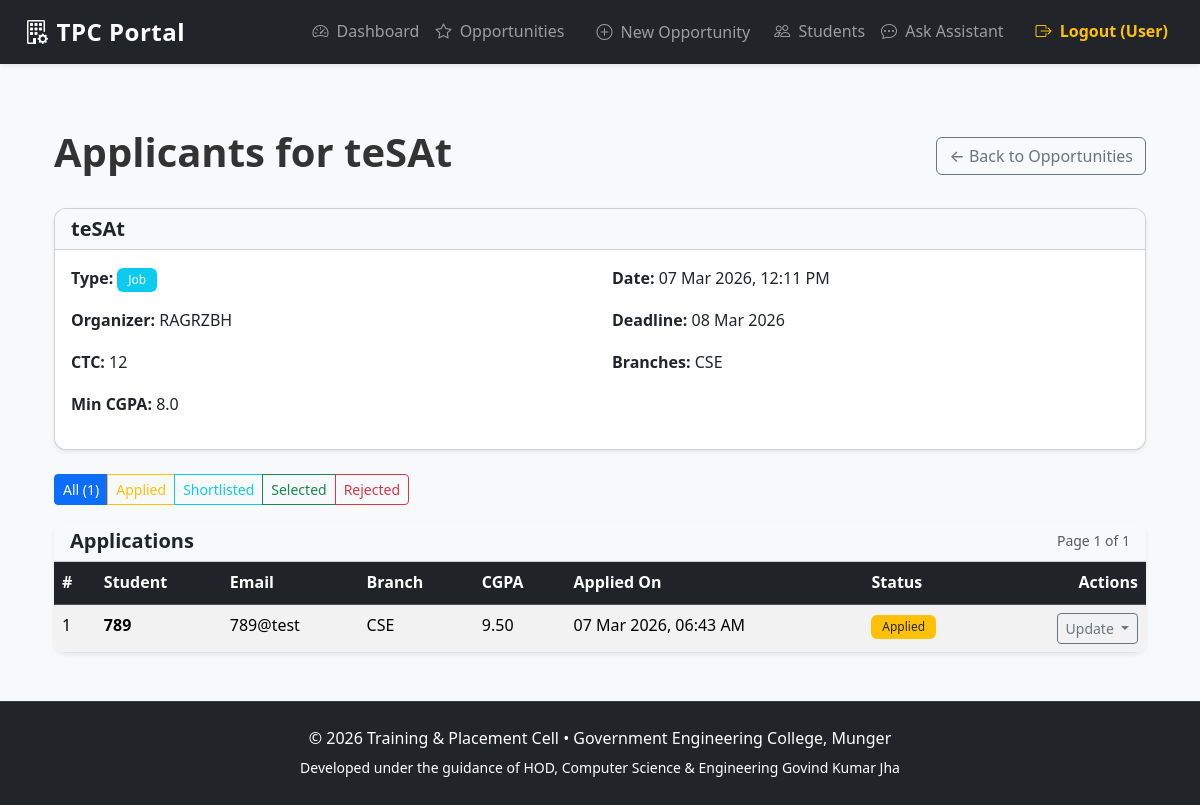
/admin/opportunity_applicants/1 (signed in), run on the app's committed database.
### app/models.py (models this page shows, shortened)
class Opportunity(db.Model):
    __tablename__ = 'opportunities'
    id = db.Column(db.Integer, primary_key=True)
    title = db.Column(db.String(200), nullable=False)
    type = db.Column(db.String(50), nullable=False)  # e.g. Job, Internship, Session, Hackathon, Bootcamp, Seminar
    organizer = db.Column(db.String(150))
    company_name = db.Column(db.String(150))
    description = db.Column(db.Text)
    requirements = db.Column(db.Text)  # JSON string or newline-separated list
    date = db.Column(db.DateTime)
    mode = db.Column(db.String(50))
    ctc = db.Column(db.String(50))  # e.g. "12 LPA", "500/month"
    min_cgpa = db.Column(db.Float)  # Minimum CGPA required
    allowed_branches = db.Column(db.Text)  # comma-separated
    deadline = db.Column(db.DateTime)  # Application deadline
    created_at = db.Column(db.DateTime, default=datetime.utcnow)

class Application(db.Model):
    __tablename__ = 'applications'
    id = db.Column(db.Integer, primary_key=True)
    student_id = db.Column(db.Integer, db.ForeignKey('users.id'), nullable=False)
    job_id = db.Column(db.Integer, db.ForeignKey('jobs.id'), nullable=True)
    opportunity_id = db.Column(db.Integer, db.ForeignKey('opportunities.id'), nullable=True)
    status = db.Column(db.String(30), default='Applied', nullable=False)  # Applied, Shortlisted, Selected, Rejected
    applied_at = db.Column(db.DateTime, default=datetime.utcnow)
    updated_at = db.Column(db.DateTime, default=datetime.utcnow, onupdate=datetime.utcnow)
    student = db.relationship('User', back_populates='applications')
    job = db.relationship('Job', back_populates='applications')
    opportunity = db.relationship('Opportunity', foreign_keys=[opportunity_id])
    __table_args__ = (
        db.UniqueConstraint('student_id', 'job_id', name='unique_student_job_application'),
        db.UniqueConstraint('student_id', 'opportunity_id', name='unique_student_opportunity_application'),
    )

class User(db.Model):
    __tablename__ = 'users'
    id = db.Column(db.Integer, primary_key=True)
    username = db.Column(db.String(50), unique=True, nullable=False, index=True)
    email = db.Column(db.String(120), unique=True, nullable=False, index=True)
    password = db.Column(db.String(255), nullable=False)  # hashed
    role = db.Column(db.String(20), nullable=False)       # 'Admin' or 'Student'
    created_at = db.Column(db.DateTime, default=datetime.utcnow)
    student_profile = db.relationship('StudentProfile', back_populates='user', uselist=False, cascade='all, delete-orphan')
    applications = db.relationship('Application', back_populates='student', lazy='dynamic')

class StudentProfile(db.Model):
    __tablename__ = 'student_profiles'
    id = db.Column(db.Integer, primary_key=True)
    user_id = db.Column(db.Integer, db.ForeignKey('users.id'), unique=True, nullable=False)
    tenth_percentage = db.Column(db.Float, nullable=False)
    twelfth_percentage = db.Column(db.Float, nullable=False)
    cgpa = db.Column(db.Float, nullable=False)
    branch = db.Column(db.String(50), nullable=False)          # e.g. CSE, ECE, MECH
    skills = db.Column(db.Text)                                # comma separated or JSON
    has_backlog = db.Column(db.Boolean, default=False, nullable=False)
    resume_link = db.Column(db.String(255))                    # URL or path to uploaded file
    updated_at = db.Column(db.DateTime, default=datetime.utcnow, onupdate=datetime.utcnow)
    user = db.relationship('User', back_populates='student_profile')

### app/admin/routes.py (the view)
@bp.route('/opportunity_applicants/<int:opp_id>')
@admin_required
def opportunity_applicants(opp_id):
    opp = Opportunity.query.get_or_404(opp_id)
    page = request.args.get('page', 1, type=int)
    status_filter = request.args.get('status', '').strip()
    query = Application.query.filter_by(opportunity_id=opp_id).join(User)
    if status_filter:
        query = query.filter(Application.status == status_filter)
    applications = query.order_by(Application.applied_at.desc()).paginate(page=page, per_page=15, error_out=False)
    return render_template('admin/opportunity_applicants.html', opportunity=opp, applications=applications, status_filter=status_filter)

### app/admin/routes.py (called while the page is built)
def admin_required(f):
    @wraps(f)
    def decorated_function(*args, **kwargs):
        if 'user_id' not in session or session.get('role') != 'Admin':
            flash('You must be an admin to access this page.', 'danger')
            return redirect(url_for('auth.login'))
        return f(*args, **kwargs)
    return decorated_function

### templates/admin/opportunity_applicants.html (shortened to what this page needs)
{% extends "base.html" %}
{% block content %}
<div class="container-fluid py-4">
    <div class="d-flex justify-content-between align-items-center mb-4">
        <h1>Applicants for {{ opportunity.title }}</h1>
        <a href="{{ url_for('admin.opportunities') }}" class="btn btn-outline-secondary">
            ← Back to Opportunities
        </a>
    </div>
    <div class="card shadow-sm mb-4">
        <div class="card-header bg-light">
            <h5 class="mb-0">{{ opportunity.title }}</h5>
        </div>
        <div class="card-body">
            <div class="row">
                <div class="col-md-6">
                    <p><strong>Type:</strong> <span class="badge bg-info">{{ opportunity.type }}</span></p>
                    <p><strong>Organizer:</strong> {{ opportunity.organizer or opportunity.company_name or 'Admin' }}</p>
                    {% if opportunity.type in ['Job', 'Internship'] %}
                        <p><strong>CTC:</strong> {{ opportunity.ctc or '—' }}</p>
                        <p><strong>Min CGPA:</strong> {{ opportunity.min_cgpa or '—' }}</p>
                    {% endif %}
                </div>
                <div class="col-md-6">
                    <p><strong>Date:</strong> {{ opportunity.date.strftime('%d %b %Y, %I:%M %p') if opportunity.date else 'TBA' }}</p>
                    {% if opportunity.type in ['Job', 'Internship'] %}
                        <p><strong>Deadline:</strong> {{ opportunity.deadline.strftime('%d %b %Y') if opportunity.deadline else 'TBA' }}</p>
                        <p><strong>Branches:</strong> {{ opportunity.allowed_branches or 'All Branches' }}</p>
                    {% endif %}
                </div>
            </div>
        </div>
    </div>
    <div class="mb-3">
        <div class="btn-group" role="group">
            <a href="{{ url_for('admin.opportunity_applicants', opp_id=opportunity.id) }}"
               class="btn btn-sm {% if not status_filter %}btn-primary{% else %}btn-outline-primary{% endif %}">
                All ({{ applications.total }})
            </a>
            <a href="{{ url_for('admin.opportunity_applicants', opp_id=opportunity.id, status='Applied') }}"
               class="btn btn-sm {% if status_filter == 'Applied' %}btn-warning{% else %}btn-outline-warning{% endif %}">
                Applied
            </a>
            <a href="{{ url_for('admin.opportunity_applicants', opp_id=opportunity.id, status='Shortlisted') }}"
               class="btn btn-sm {% if status_filter == 'Shortlisted' %}btn-info{% else %}btn-outline-info{% endif %}">
                Shortlisted
            </a>
            <a href="{{ url_for('admin.opportunity_applicants', opp_id=opportunity.id, status='Selected') }}"
               class="btn btn-sm {% if status_filter == 'Selected' %}btn-success{% else %}btn-outline-success{% endif %}">
                Selected
            </a>
            <a href="{{ url_for('admin.opportunity_applicants', opp_id=opportunity.id, status='Rejected') }}"
               class="btn btn-sm {% if status_filter == 'Rejected' %}btn-danger{% else %}btn-outline-danger{% endif %}">
                Rejected
            </a>
        </div>
    </div>
    {% if applications.items %}
    <div class="card shadow-sm border-0">
        <div class="card-header bg-light d-flex justify-content-between align-items-center">
            <h5 class="mb-0">Applications</h5>
            <small class="text-muted">Page {{ applications.page }} of {{ applications.pages }}</small>
        </div>
        <div class="card-body p-0">
            <div class="table-responsive">
                <table class="table table-hover table-striped mb-0">
                    <thead class="table-dark">
                        <tr>
                            <th>#</th>
                            <th>Student</th>
                            <th>Email</th>
                            <th>Branch</th>
                            <th>CGPA</th>
                            <th>Applied On</th>
                            <th>Status</th>
                            <th class="text-end">Actions</th>
                        </tr>
                    </thead>
                    <tbody>
                        {% for app in applications.items %}
                        <tr>
                            <td>{{ loop.index + (applications.page - 1) * applications.per_page }}</td>
                            <td class="fw-bold">{{ app.student.username }}</td>
                            <td>{{ app.student.email }}</td>
                            <td>
                                {{ app.student.student_profile.branch if app.student.student_profile else '—' }}
                            </td>
                            <td>
                                {{ "%.2f"|format(app.student.student_profile.cgpa) if app.student.student_profile else '—' }}
                            </td>
                            <td>{{ app.applied_at.strftime('%d %b %Y, %I:%M %p') }}</td>
                            <td>
                                {% if app.status == 'Applied' %}
                                    <span class="badge bg-warning text-dark">Applied</span>
                                {% elif app.status == 'Shortlisted' %}
                                    <span class="badge bg-info">Shortlisted</span>
                                {% elif app.status == 'Selected' %}
                                    <span class="badge bg-success">Selected</span>
                                {% elif app.status == 'Rejected' %}
                                    <span class="badge bg-danger">Rejected</span>
                                {% else %}
                                    <span class="badge bg-secondary">{{ app.status }}</span>
                                {% endif %}
                            </td>
                            <td class="text-end">
                                <div class="dropdown">
                                    <button class="btn btn-sm btn-outline-secondary dropdown-toggle"
                                            type="button"
                                            data-bs-toggle="dropdown"
                                            aria-expanded="false"
                                            data-bs-boundary="viewport">
                                        Update
                                    </button>
                                </div>
                            </td>
                        </tr>
                        {% endfor %}
                    </tbody>
                </table>
            </div>
        </div>
    </div>
    {% else %}
    <div class="text-center py-5 card shadow-sm">
        <h3 class="text-muted">No applications yet</h3>
        <p class="text-muted">Applicants will appear here once they apply for this opportunity.</p>
    </div>
    {% endif %}
</div>
{% endblock %}

### templates/base.html (shortened to what this page needs)
<!DOCTYPE html>
<html lang="en">
<head>
    <link href="https://cdn.jsdelivr.net/npm/bootstrap@5.3.3/dist/css/bootstrap.min.css"
          rel="stylesheet"
>
    <link rel="stylesheet" href="https://cdn.jsdelivr.net/npm/bootstrap-icons@1.11.3/font/bootstrap-icons.min.css">
    <link rel="stylesheet" href="{{ url_for('static', filename='css/styles.css') }}">
</head>
<body class="bg-light">
    <nav class="navbar navbar-expand-lg navbar-dark bg-dark shadow-sm">
        <div class="container-fluid px-4">
            <a class="navbar-brand fw-bold fs-4" href="{{ url_for('main.index') }}">
                <i class="bi bi-building-gear me-2"></i>TPC Portal
            </a>
            <div class="collapse navbar-collapse" id="navbarNav">
                <ul class="navbar-nav ms-auto align-items-center">
                    {% if 'user_id' in session %}
                        {% if session.role == 'Admin' %}
                            <li class="nav-item">
                                <a class="nav-link" href="{{ url_for('admin.dashboard') }}">
                                    <i class="bi bi-speedometer2 me-1"></i> Dashboard
                                </a>
                            </li>
                            <li class="nav-item">
                                <a class="nav-link" href="{{ url_for('admin.opportunities') }}">
                                    <i class="bi bi-star me-1"></i> Opportunities
                                </a>
                            </li>
                            <li class="nav-item">
                                <a class="nav-link btn ms-2 px-3" href="{{ url_for('admin.new_opportunity') }}">
                                    <i class="bi bi-plus-circle me-1"></i> New Opportunity
                                </a>
                            </li>
                            <li class="nav-item">
                                <a class="nav-link" href="{{ url_for('admin.view_students') }}">
                                    <i class="bi bi-people me-1"></i> Students
                                </a>
                            </li>
                        {% endif %}
                        <li class="nav-item">
                            <a class="nav-link" href="{{ url_for('chatbot.chatbot_page') }}">
                                <i class="bi bi-chat-dots me-1"></i> Ask Assistant
                            </a>
                        </li>
                        <li class="nav-item ms-3">
                            <a class="nav-link text-warning fw-semibold" href="{{ url_for('auth.logout') }}">
                                <i class="bi bi-box-arrow-right me-1"></i> Logout ({{ session.username if 'username' in session else 'User' }})
                            </a>
                        </li>
                    {% endif %}
                </ul>
            </div>
        </div>
    </nav>
    <main class="container py-4">
        {% block content %}{% endblock %}
    </main>
    <footer class="bg-dark text-white text-center py-4 mt-auto">
        <div class="container">
            <p class="mb-1">
                © {{ current_year }} Training & Placement Cell •
                <a href="#" class="text-white text-decoration-none">Government Engineering College, Munger</a>
            </p>
            <small> Developed under the guidance of HOD, Computer Science & Engineering Govind Kumar Jha </small>
        </div>
    </footer>
</body>
</html>

### static/css/styles.css (style rules this page uses)
:root { --primary: #0d6efd; --primary-dark: #0b5ed7; --success: #198754; --warning: #ffc107; --danger: #dc3545; --info: #0dcaf0; --light-bg: #f8f9fa; --dark-bg: #212529; }
body { font-family: 'Segoe UI', system-ui, -apple-system, sans-serif; background-color: var(--light-bg); color: #333; line-height: 1.6; }
h1, h2, h3, h4, h5, h6 { font-weight: 600; }
main { min-height: calc(100vh - 180px); }
.navbar-dark .navbar-brand { font-weight: 700; letter-spacing: 0.5px; }
.nav-link { transition: color 0.2s ease; }
.card { border-radius: 12px; overflow: hidden; }
.shadow-sm { box-shadow: 0 0.125rem 0.25rem rgba(0, 0, 0, 0.075) !important; }
.btn { font-weight: 500; transition: all 0.15s ease; white-space: nowrap; }
.btn-primary { background-color: var(--primary); border-color: var(--primary); }
.badge { font-weight: 500; padding: 0.5em 0.9em; }
.table { --bs-table-bg: white; --bs-table-accent-bg: rgba(0,0,0,0.02); }
.table-hover tbody tr { transition: background-color 0.15s ease-in-out; }
footer { border-top: 1px solid #343a40; }

### templates/admin/opportunity_applicants.html (style rules this page uses)
.table-responsive { overflow-x: auto; overflow-y: visible !important; }

### data on the page
Opportunity: title "teSAt", type "Job", organizer "RAGRZBH", ctc "12", min_cgpa "8.0", date "07 Mar 2026, 12:11 PM", deadline "08 Mar 2026", allowed_branches "CSE"
Application: student.username "789", student.email "789@test", student.student_profile "CSE", applied_at "07 Mar 2026, 06:43 AM", status "Applied"
StudentProfile: cgpa "9.50"

### other printed values
{{ session.username if 'username' in session else 'User' }} "User"
{{ applications.total }} "1"
{{ applications.page }} "1"
{{ applications.pages }} "1"
